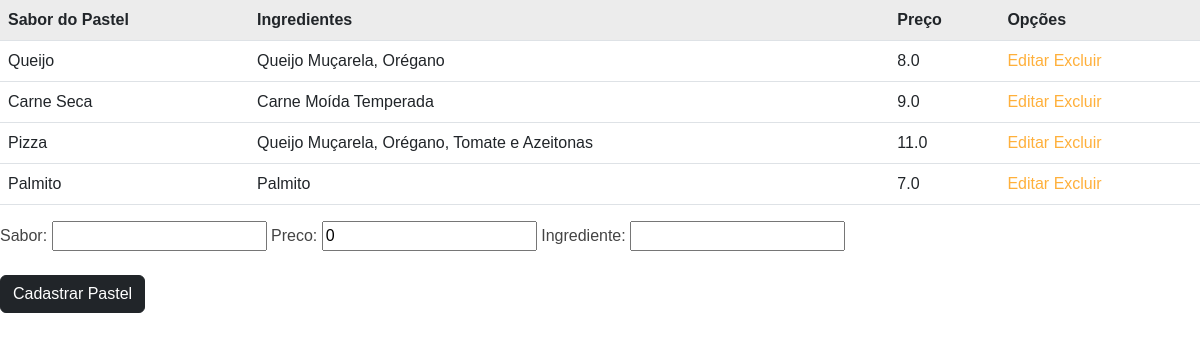
The app's page /gerenciarPasteis, older data.
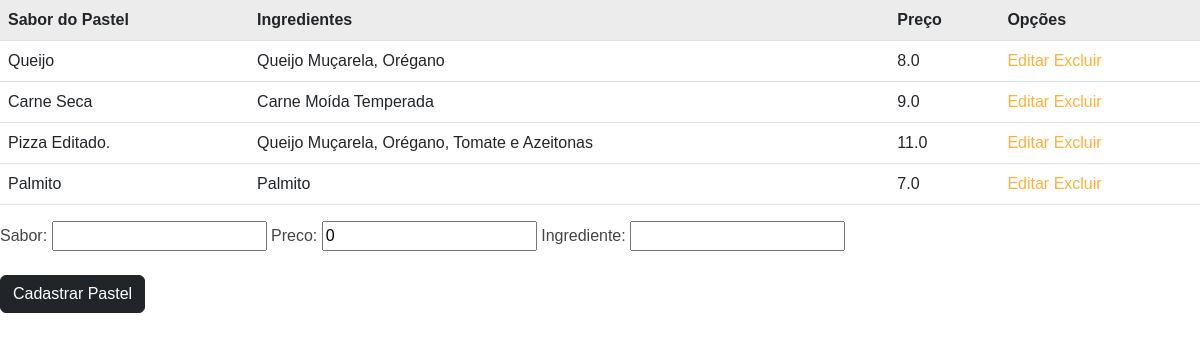
The same page, newer data.
### core/models.py (models this page shows, shortened)
class Pastel(models.Model):
  sabor = models.CharField('Sabor', max_length=255, blank=True)
  preco = models.FloatField('Preco', default=0, blank=True)
  ingrediente = models.CharField('Ingrediente', max_length=255, blank=True)

### core/views.py (the view)
# urls.py: path('gerenciarPasteis', gerenciarPasteis, name="gerenciar"),
def gerenciarPasteis(request):
  pasteis = Pastel.objects.all()
  formPastel = pastelForm(request.POST or None)
  if formPastel.is_valid():
    formPastel.save()
    return redirect("index")
  pacote = {'formPastel':formPastel, 'pasteis':pasteis}
  return render(request, 'gerenciarPasteis.html', pacote)

### core/form.py
class pastelForm(ModelForm):
  class Meta:
    model = Pastel
    fields = ["sabor","preco","ingrediente"]

### core/templates/gerenciarPasteis.html (shortened to what this page needs)
<!DOCTYPE html>
<html lang="pt-br">
<head>
  {%load static%}
  <link href="{% static 'assets/vendor/animate.css/animate.min.css'%}" rel="stylesheet">
  <link href="{% static 'assets/vendor/bootstrap/css/bootstrap.min.css'%}" rel="stylesheet">
  <link href="{% static 'assets/vendor/bootstrap-icons/bootstrap-icons.css'%}" rel="stylesheet">
  <link href="{% static 'assets/vendor/boxicons/css/boxicons.min.css'%}" rel="stylesheet">
  <link href="{% static 'assets/vendor/glightbox/css/glightbox.min.css'%}" rel="stylesheet">
  <link href="{% static 'assets/vendor/swiper/swiper-bundle.min.css'%}" rel="stylesheet">
  <link href="{% static 'assets/css/style.css'%}" rel="stylesheet">
</head>
<body>
  <table class="table table-hover">
    <tr>
      <th> Sabor do Pastel </th>
      <th> Ingredientes </th>
      <th> Preço </th>
      <th> Opções </th>
    </tr>
    {%for pastel in pasteis%}
    <tr>
      <td>{{ pastel.sabor}} </td>
      <td>{{ pastel.ingrediente}} </td>
      <td>{{ pastel.preco}} </td>
      <td> <a href="{%url 'editarPastel' pastel.id%}">Editar</a> <a href="{%url 'deletarPastel' pastel.id%}">Excluir</a> </td>
    </tr>
    {%endfor%}
  </table>
  <form method="POST" class="form-inline">
    {{formPastel}}
    <br>
    <br>
    <button type="submit" class="btn btn-dark">Cadastrar Pastel</button>
  </form>
</body>
</html>

### pastelaria/static/css/style.css (style rules this page uses)
body { font-family: "Poppins", sans-serif; color: #444444; }
a { text-decoration: none; color: #ffb03b; }

Row changes from the older to the newer data that the page shows:
changed Pastel "Queijo Muçarela, Orégano, Tomate e Azeitonas": sabor "Pizza" → "Pizza Editado."
